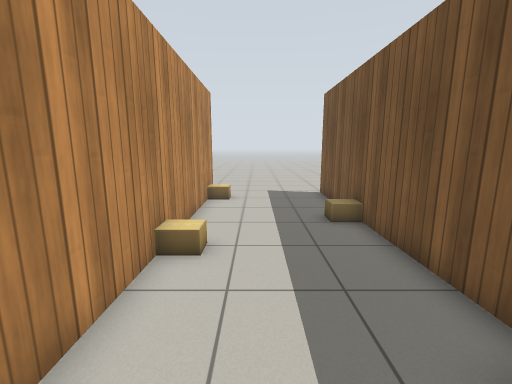
[1] (above)

19 first-person views from a walk through a world built for the Gazebo simulator. The camera is 1.2 m above the floor, tilts 10° down and sees 90° across. The floor is counted in squares, 0.5 m on a side. Each view is taken from the middle of a square. On the plan, view 1 faces up. The plan holds only what a view shows up to about 17 squares ahead; the rest is blank. The robots in the file are not drawn. Gazebo's built-in surfaces are drawn with simple patterns.

[2]
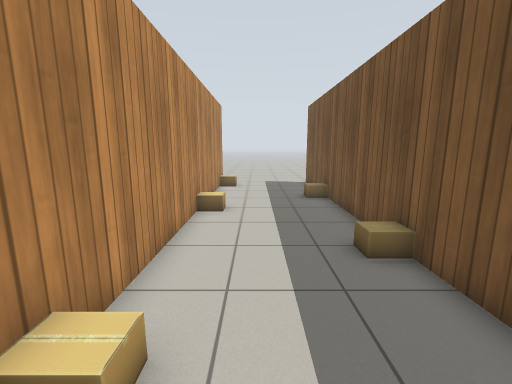

[3]
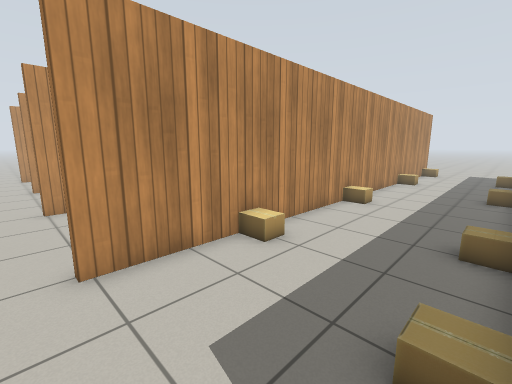

[4]
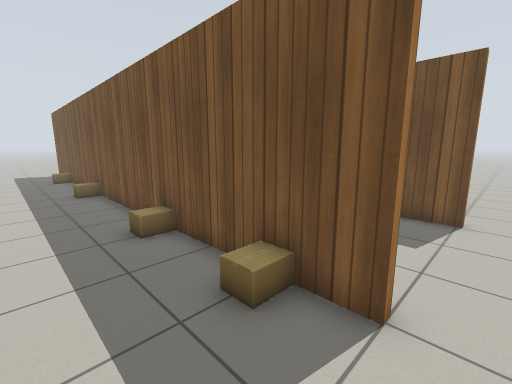

[5]
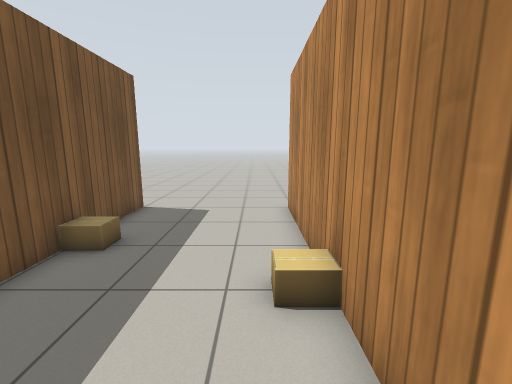

[6]
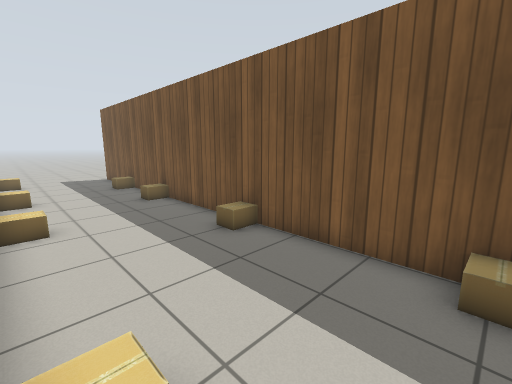

[7]
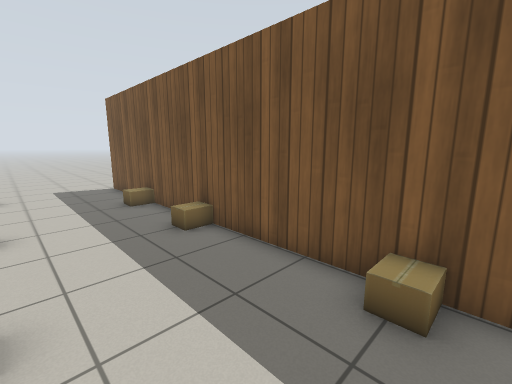

[8]
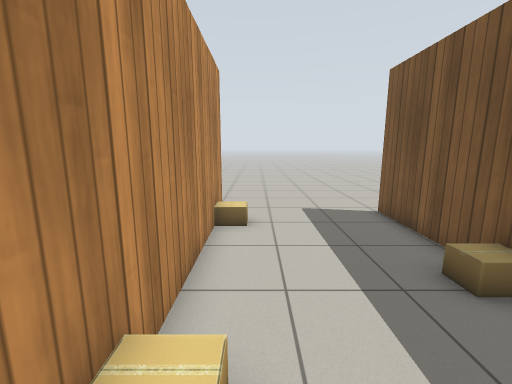

[9]
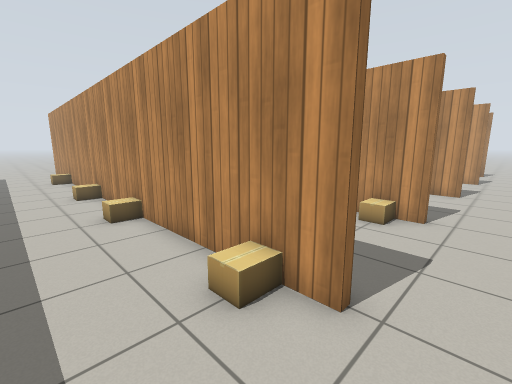

[10]
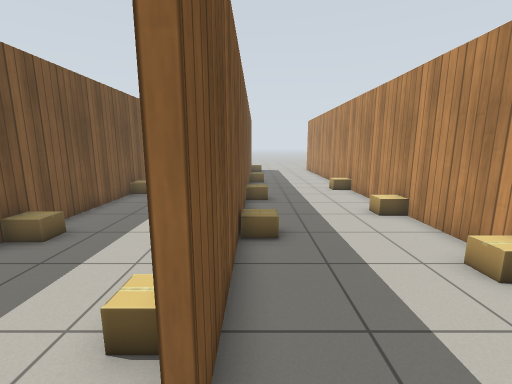

[11]
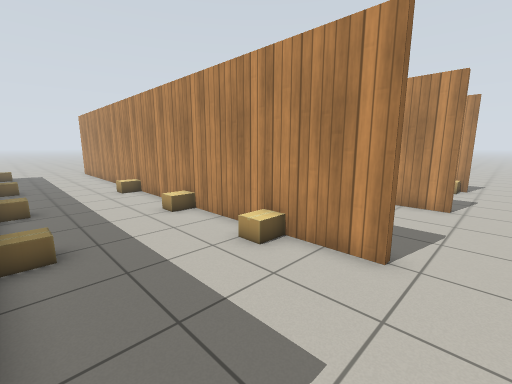

[12]
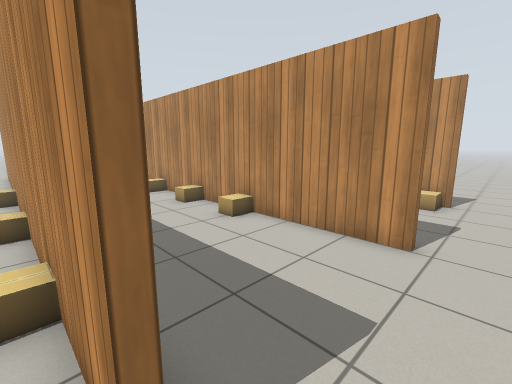

[13]
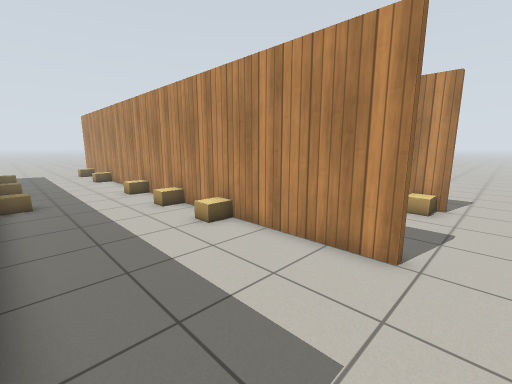

[14]
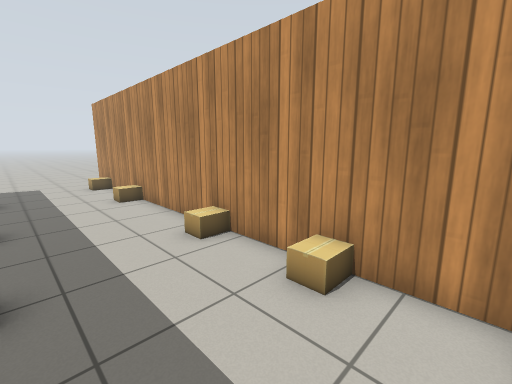

[15]
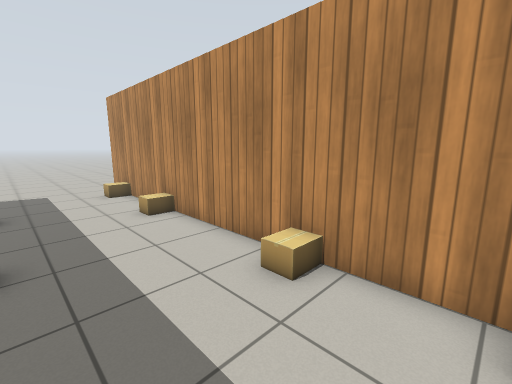

[16]
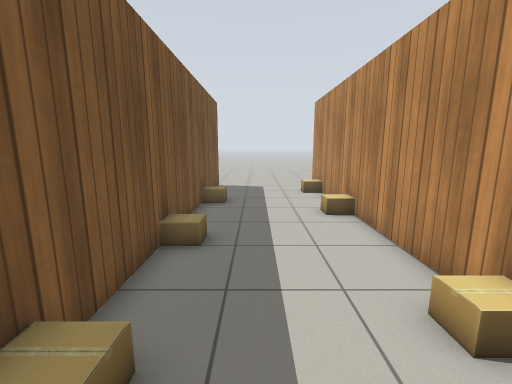

[17]
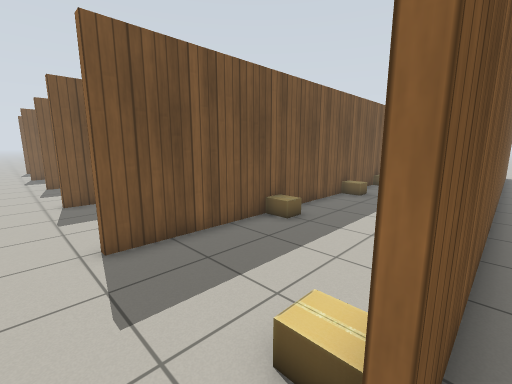

[18]
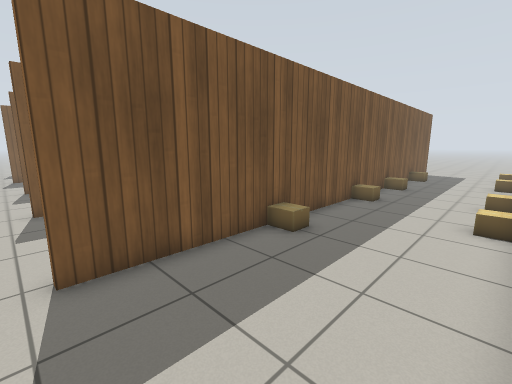

[19]
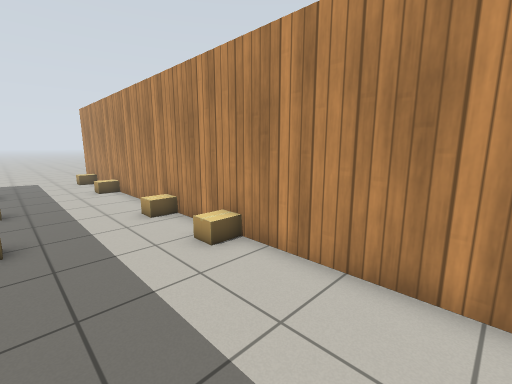

### Floor plan
Points are (right, up) in squares from view 1. A wall is a line through its corners. A room is listed if a view was taken in it or the views show most of it. See-through windows are left out.
Room 1 (view 1)
walls: (3.4, 2.4) (3.4, 7.6); (3.4, -1.4) (3.4, 0.6); (-2.2, 7.6) (-2.2, -1.4)
ways out: opening at (0.5, -0.5) to room 2; opening at (0.5, 7) to room 2
objects: cardboard box (-2, 6) to (-1, 6); cardboard box (3, 1) to (3, 2)
Room 2 (views 2, 3, 4, 5, 6, 7, 8, 9, 10, 11, 12, 14, 15, 16, 18, 19)
walls: (-2.5, -0.5) (-2.5, 1.9); (-2.2, -1.4) (-2.2, -12.2) (-2.6, -12.2); (-8.7, -1.5) (-8.7, 1.6); (-2.5, 3.7) (-2.5, 13.3) (-2.2, 13.3) (-2.2, 7.6); (-8.4, -3.4) (-8.4, -6.3); (-8.7, -6.5) (-8.7, -3.4); (3.7, 0.6) (3.7, -12.1); (-8.4, 9.6) (-8.4, -1.5); (-14.8, -5.5) (-14.8, 13.6); (3.7, 7.6) (3.7, 2.5); (-8.4, -11.4) (-8.4, -12) (-8.7, -12) (-8.7, -8.4); (3.4, 9.4) (3.4, 13.5); (-14.5, 8.4) (-14.5, -12); (-8.7, 13.4) (-8.4, 13.4) (-8.4, 11.5); (3.4, -12.1) (3.4, -1.4); (3.7, 13.5) (3.7, 9.4); (-20.5, 10.2) (-20.5, -9.4); (9.6, -12) (9.6, 13.4); (-20.5, 13.4) (-20.5, 12.1)
ways out: opening at (0.5, -0.5) to room 1; opening at (0.5, 7) to room 1; opening at (-15, 14.5) to room 3; opening at (-12, 9.5) to room 3; opening at (-9, 13) to room 3; opening at (-21, 14.5) to room 4; opening at (10, -13.5); opening at (10, 14.5)
objects: cardboard box (-20, -10); cardboard box (-20, -5); cardboard box (-20, 1); cardboard box (-20, 4) to (-20, 5); cardboard box (-20, 13); cardboard box (-16, -2) to (-15, -2); cardboard box (-16, 2) to (-15, 2); cardboard box (-16, 8) to (-15, 8); cardboard box (-14, -10); cardboard box (-14, -5); cardboard box (-14, 1); cardboard box (-14, 5); cardboard box (-14, 8); cardboard box (-9, -8) to (-9, -7); cardboard box (-9, -3) to (-9, -2); cardboard box (-9, 2); cardboard box (-8, 0); cardboard box (-8, 6); cardboard box (-8, 10) to (-8, 11); cardboard box (-3, -3); cardboard box (-3, 3); cardboard box (-3, 8); cardboard box (-2, -8) to (-1, -8); cardboard box (-2, -2) to (-1, -2); cardboard box (-2, 12) to (-1, 12); cardboard box (3, -10); cardboard box (3, -6); cardboard box (3, 8) to (3, 9); cardboard box (4, -6); cardboard box (4, 1); cardboard box (4, 6); cardboard box (4, 12); cardboard box (9, -8); cardboard box (9, -2); cardboard box (9, 4); cardboard box (9, 8)
Room 3 (view 13)
walls: (-14.5, 13.6) (-14.5, 8.4); (-8.7, 12.2) (-8.7, 13.4)
ways out: opening at (-15, 14.5) to room 2; opening at (-12, 9.5) to room 2; opening at (-9, 13) to room 2
Room 4 (view 17)
walls: (-20.8, -5.4) (-20.8, 13.4) (-20.5, 13.4)
ways out: opening at (-21, 14.5) to room 2

Positions as (right, up) in squares from view 1, and headings:
1: (0, 0), facing up
2: (0, -4), facing up
3: (3, -13), facing up-left
4: (0, -13), facing up-right
5: (5, -2), facing down
6: (4, -8), facing up-right
7: (5, -3), facing up-right
8: (5, 4), facing up
9: (7, 15), facing down-left
10: (-3, 15), facing down
11: (-3, 15), facing down-left
12: (-8, 15), facing down-left
13: (-9, 15), facing down-left
14: (-10, 7), facing down-left
15: (-10, 4), facing down-left
16: (-11, 4), facing down
17: (-21, 15), facing down-right
18: (-20, 14), facing down-right
19: (-16, 10), facing down-left
